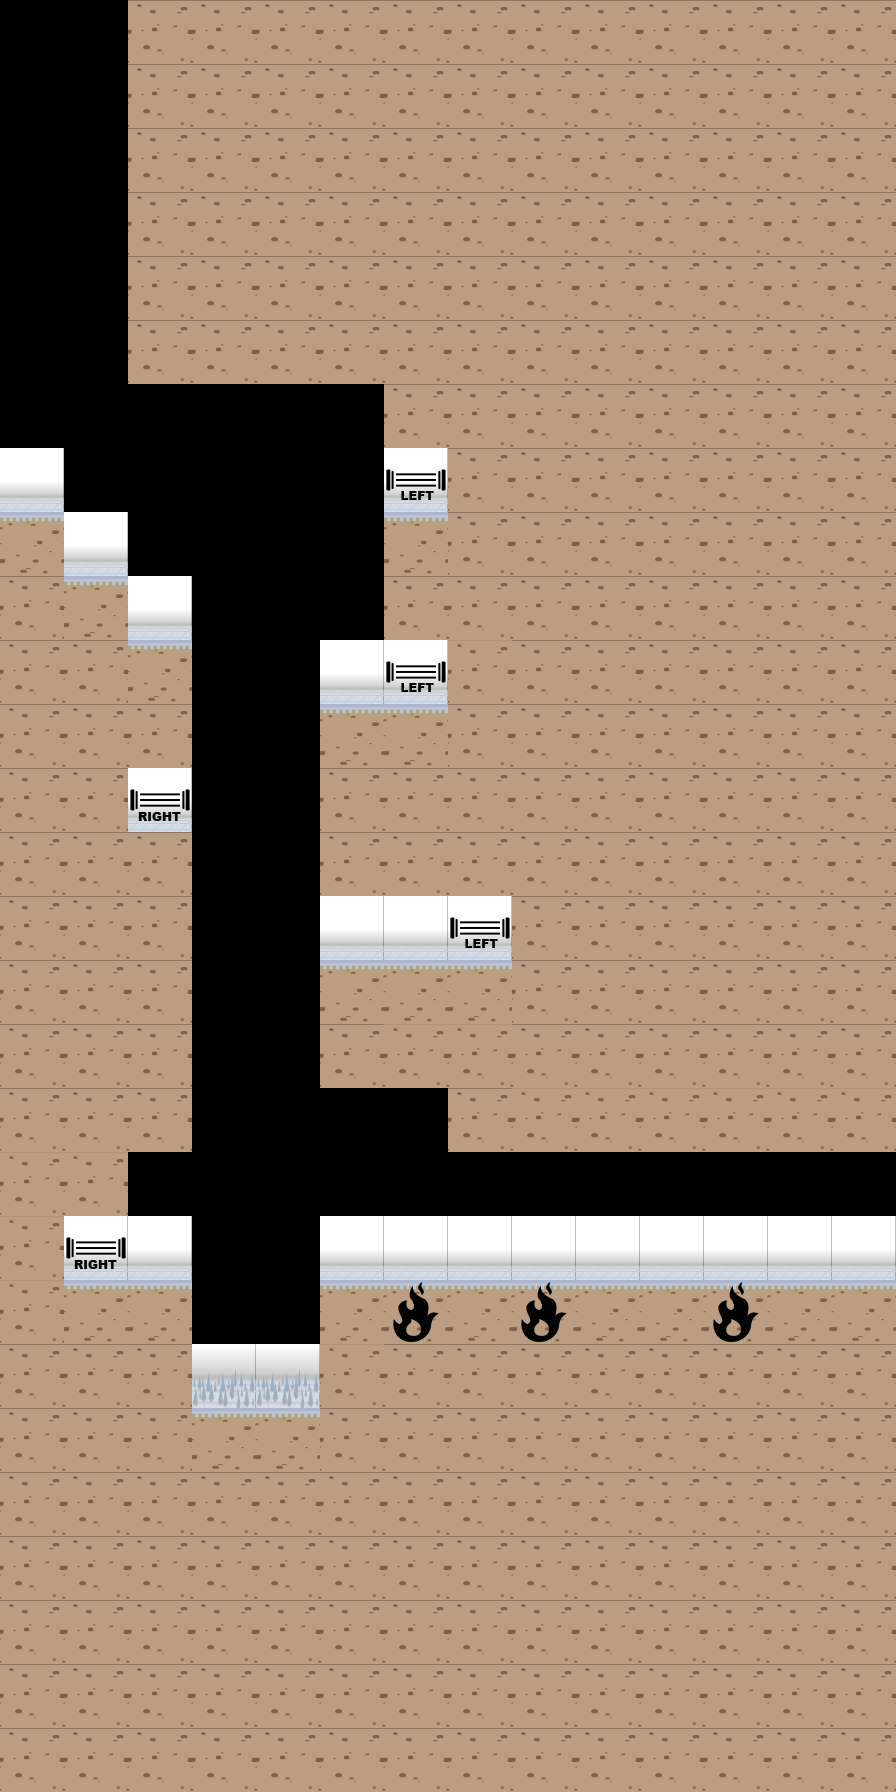

A 2D game scene composited from a Tiled map and its tileset images. What follows is a short description and the map's XML, with each tile layer's data collapsed to a summary:
An orthogonal 14x28 tile map with 64x64 px tiles, 3 tile layers (background, floor, traps).

<map version="1.0" orientation="orthogonal" width="14" height="28" tilewidth="64" tileheight="64">
 <tileset firstgid="1" name="tilesheet" tilewidth="64" tileheight="64">
  <image source="../img/tilesheet.png" width="320" height="256" />
  <tile id="5">
   <properties>
    <property name="trap" value="spike" />
   </properties>
  </tile>
  <tile id="6">
   <properties>
    <property name="trap" value="lift" />
   </properties>
  </tile>
  <tile id="7">
   <properties>
    <property name="trap" value="fire" />
   </properties>
  </tile>
  <tile id="8">
   <properties>
    <property name="trap" value="fall" />
   </properties>
  </tile>
  <tile id="9">
   <properties>
    <property name="trap" value="beam" />
   </properties>
  </tile>
  <tile id="10">
   <properties>
    <property name="trap" value="beam_right" />
   </properties>
  </tile>
  <tile id="11">
   <properties>
    <property name="trap" value="beam_left" />
   </properties>
  </tile>
 </tileset>
 <layer name="background" width="14" height="28">
  <data>[392 cells, 284 non-empty, 2 distinct tile ids]</data>
 </layer>
 <layer name="floor" width="14" height="28">
  <data>[392 cells, 63 non-empty, 2 distinct tile ids]</data>
 </layer>
 <layer name="traps" width="14" height="28">
  <data>[392 cells, 10 non-empty, 4 distinct tile ids]</data>
 </layer>
</map>